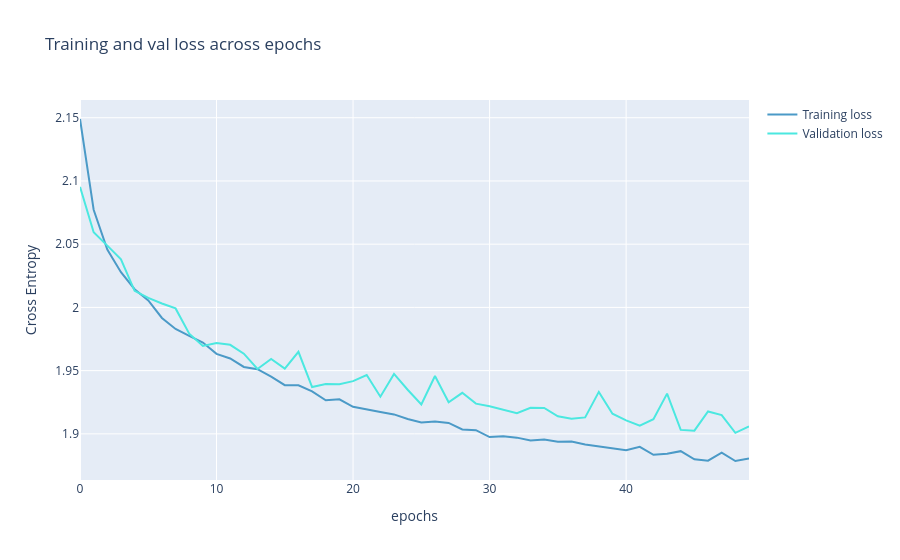

Notebook code for this chart:
### Markdown cell above
* Display the evolution of the loss and the validation loss using plotly

### Code cell
# Import the necessary module from Plotly for data visualization

# Define a color palette for the plots

# Create a figure object to hold the plot

# Add a scatter plot for training loss
# - 'y' represents the training loss values over epochs
# - 'name' is the label for the legend
# - 'mode' is set to "lines" to create a line plot
# - 'marker' defines the color of the line

# Add a scatter plot for validation loss
# - 'y' represents the validation loss values over epochs
# - Uses a different color to distinguish from training loss

# Customize the layout of the figure
# - Set the title of the plot
# - Label the x-axis as 'epochs'
# - Label the y-axis as 'Cross Entropy' to represent loss values

# Display the plot

### Figure 1 — Plotly figure (JSON) as saved in the notebook; plotly's stock layout.template omitted (floating-point values rounded to 4 significant figures)
{"data": [{"marker": {"color": "#4B9AC7"}, "mode": "lines", "name": "Training loss", "type": "scatter", "y": [2.149, 2.077, 2.046, 2.028, 2.014, 2.005, 1.992, 1.983, 1.978, 1.972, 1.963, 1.96, 1.953, 1.951, 1.945, 1.939, 1.938, 1.934, 1.927, 1.927, 1.921, 1.919, 1.917, 1.915, 1.912, 1.909, 1.91, 1.909, 1.903, 1.903, 1.897, 1.898, 1.897, 1.895, 1.895, 1.894, 1.894, 1.892, 1.89, 1.889, 1.887, 1.89, 1.883, 1.884, 1.886, 1.88, 1.879, 1.885, 1.879, 1.881]}, {"marker": {"color": "#4BE8E0"}, "mode": "lines", "name": "Validation loss", "type": "scatter", "y": [2.095, 2.059, 2.049, 2.038, 2.013, 2.007, 2.003, 1.999, 1.979, 1.97, 1.972, 1.97, 1.963, 1.951, 1.959, 1.952, 1.965, 1.937, 1.939, 1.939, 1.942, 1.947, 1.929, 1.947, 1.935, 1.923, 1.946, 1.925, 1.932, 1.924, 1.922, 1.919, 1.916, 1.921, 1.921, 1.914, 1.912, 1.913, 1.933, 1.916, 1.911, 1.906, 1.912, 1.932, 1.903, 1.903, 1.918, 1.915, 1.901, 1.906]}], "layout": {"title": {"text": "Training and val loss across epochs"}, "xaxis": {"title": {"text": "epochs"}}, "yaxis": {"title": {"text": "Cross Entropy"}}}}
